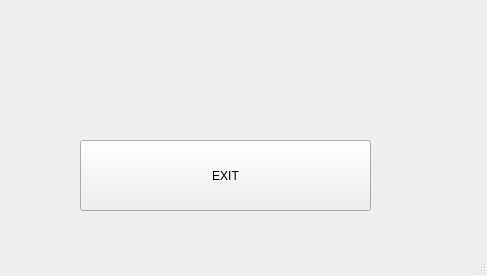
<?xml version="1.0" encoding="UTF-8"?>
<ui version="4.0">
 <class>MainWindow</class>
 <widget class="QMainWindow" name="MainWindow">
  <property name="geometry">
   <rect>
    <x>0</x>
    <y>0</y>
    <width>487</width>
    <height>276</height>
   </rect>
  </property>
  <property name="windowTitle">
   <string>MainWindow</string>
  </property>
  <widget class="QWidget" name="centralwidget">
   <widget class="QPushButton" name="btnExit">
    <property name="geometry">
     <rect>
      <x>80</x>
      <y>140</y>
      <width>291</width>
      <height>71</height>
     </rect>
    </property>
    <property name="text">
     <string>EXIT</string>
    </property>
   </widget>
  </widget>
  <widget class="QMenuBar" name="menubar">
   <property name="geometry">
    <rect>
     <x>0</x>
     <y>0</y>
     <width>487</width>
     <height>21</height>
    </rect>
   </property>
  </widget>
  <widget class="QStatusBar" name="statusbar"/>
 </widget>
 <resources/>
 <connections/>
</ui>
